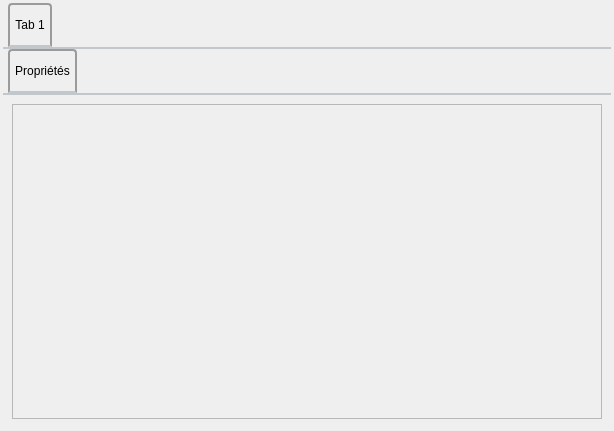
<?xml version="1.0" encoding="UTF-8"?>
<ui version="4.0">
 <class>Form</class>
 <widget class="QWidget" name="Form">
  <property name="geometry">
   <rect>
    <x>0</x>
    <y>0</y>
    <width>614</width>
    <height>431</height>
   </rect>
  </property>
  <property name="windowTitle">
   <string>Form</string>
  </property>
  <layout class="QHBoxLayout" name="horizontalLayout" stretch="99">
   <property name="spacing">
    <number>3</number>
   </property>
   <property name="leftMargin">
    <number>3</number>
   </property>
   <property name="topMargin">
    <number>3</number>
   </property>
   <property name="rightMargin">
    <number>3</number>
   </property>
   <property name="bottomMargin">
    <number>3</number>
   </property>
   <item>
    <widget class="QTabWidget" name="tabWidgetmain">
     <property name="styleSheet">
      <string notr="true">QTabWidget::pane { /* The tab widget frame */
    border-top: 2px solid #C2C7CB;
}

QTabWidget::tab-bar {
    left: 5px; /* move to the right by 5px */
}

/* Style the tab using the tab sub-control. Note that
    it reads QTabBar _not_ QTabWidget */
QTabBar::tab {
    background: qlineargradient(x1: 0, y1: 0, x2: 0, y2: 1,
                                stop: 0 #E1E1E1, stop: 0.4 #DDDDDD,
                                stop: 0.5 #D8D8D8, stop: 1.0 #D3D3D3);
    border: 2px solid #C4C4C3;
    border-bottom-color: #C2C7CB; /* same as the pane color */
    border-top-left-radius: 4px;
    border-top-right-radius: 4px;
    min-width: 15ex;
    padding: 5px;
	height: 30px
}

QTabBar::tab:selected, QTabBar::tab:hover {
    background: qlineargradient(x1: 0, y1: 0, x2: 0, y2: 1,
                                stop: 0 #fafafa, stop: 0.4 #f4f4f4,
                                stop: 0.5 #e7e7e7, stop: 1.0 #fafafa);
}

QTabBar::tab:selected {
    border-color: #9B9B9B;
    border-bottom-color: #C2C7CB; /* same as pane color */
}

QTabBar::tab:!selected {
    margin-top: 2px; /* make non-selected tabs look smaller */
}

/* make use of negative margins for overlapping tabs */
QTabBar::tab:selected {
    /* expand/overlap to the left and right by 4px */
    margin-left: -4px;
    margin-right: -4px;
}

QTabBar::tab:first:selected {
    margin-left: 0; /* the first selected tab has nothing to overlap with on the left */
}

QTabBar::tab:last:selected {
    margin-right: 0; /* the last selected tab has nothing to overlap with on the right */
}

QTabBar::tab:only-one {
    margin: 0; /* if there is only one tab, we don't want overlapping margins */
}</string>
     </property>
     <property name="currentIndex">
      <number>0</number>
     </property>
     <widget class="QWidget" name="tab">
      <attribute name="title">
       <string>Tab 1</string>
      </attribute>
      <layout class="QVBoxLayout" name="verticalLayout">
       <property name="spacing">
        <number>0</number>
       </property>
       <property name="leftMargin">
        <number>0</number>
       </property>
       <property name="topMargin">
        <number>0</number>
       </property>
       <property name="rightMargin">
        <number>0</number>
       </property>
       <property name="bottomMargin">
        <number>0</number>
       </property>
       <item>
        <widget class="QTabWidget" name="tabWidget">
         <property name="styleSheet">
          <string notr="true">QTabWidget::pane { /* The tab widget frame */
    border-top: 2px solid #C2C7CB;
}

QTabWidget::tab-bar {
    left: 5px; /* move to the right by 5px */
}

/* Style the tab using the tab sub-control. Note that
    it reads QTabBar _not_ QTabWidget */
QTabBar::tab {
    background: qlineargradient(x1: 0, y1: 0, x2: 0, y2: 1,
                                stop: 0 #E1E1E1, stop: 0.4 #DDDDDD,
                                stop: 0.5 #D8D8D8, stop: 1.0 #D3D3D3);
    border: 2px solid #C4C4C3;
    border-bottom-color: #C2C7CB; /* same as the pane color */
    border-top-left-radius: 4px;
    border-top-right-radius: 4px;
    min-width: 15ex;
    padding: 5px;
	height: 30px
}

QTabBar::tab:selected, QTabBar::tab:hover {
    background: qlineargradient(x1: 0, y1: 0, x2: 0, y2: 1,
                                stop: 0 #fafafa, stop: 0.4 #f4f4f4,
                                stop: 0.5 #e7e7e7, stop: 1.0 #fafafa);
}

QTabBar::tab:selected {
    border-color: #9B9B9B;
    border-bottom-color: #C2C7CB; /* same as pane color */
}

QTabBar::tab:!selected {
    margin-top: 2px; /* make non-selected tabs look smaller */
}

/* make use of negative margins for overlapping tabs */
QTabBar::tab:selected {
    /* expand/overlap to the left and right by 4px */
    margin-left: -4px;
    margin-right: -4px;
}

QTabBar::tab:first:selected {
    margin-left: 0; /* the first selected tab has nothing to overlap with on the left */
}

QTabBar::tab:last:selected {
    margin-right: 0; /* the last selected tab has nothing to overlap with on the right */
}

QTabBar::tab:only-one {
    margin: 0; /* if there is only one tab, we don't want overlapping margins */
}</string>
         </property>
         <property name="currentIndex">
          <number>0</number>
         </property>
         <widget class="QWidget" name="tab_2">
          <attribute name="title">
           <string>Propriétés</string>
          </attribute>
          <layout class="QVBoxLayout" name="verticalLayout_2">
           <item>
            <widget class="QFrame" name="frametoolwidg">
             <property name="styleSheet">
              <string notr="true"/>
             </property>
             <property name="frameShape">
              <enum>QFrame::StyledPanel</enum>
             </property>
             <property name="frameShadow">
              <enum>QFrame::Raised</enum>
             </property>
             <layout class="QVBoxLayout" name="verticalLayout_4">
              <property name="spacing">
               <number>3</number>
              </property>
              <property name="leftMargin">
               <number>3</number>
              </property>
              <property name="topMargin">
               <number>3</number>
              </property>
              <property name="rightMargin">
               <number>3</number>
              </property>
              <property name="bottomMargin">
               <number>3</number>
              </property>
             </layout>
            </widget>
           </item>
          </layout>
         </widget>
        </widget>
       </item>
      </layout>
     </widget>
    </widget>
   </item>
  </layout>
 </widget>
 <resources/>
 <connections/>
</ui>
